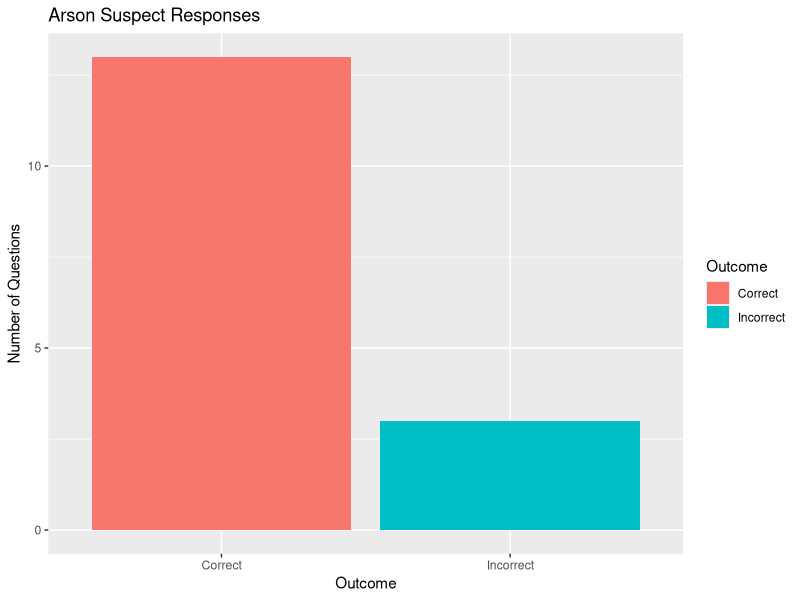

Generate this figure with R:
## ---- chunk 1
#| label: setup
#| include: false
library(tidyverse)
## ---- chunk 2
#| label: read-data

arson_data <- read_csv("data/arson.csv")
## ---- chunk 3
#| label: preview-arson-data

# To run the code, hit the green "play" button in the top right of this code chunk.
# You should type code for question 5 below this line.

## ---- chunk 4
#| label: arson-plot
#| echo: false 
# Hit the green "play" button to run the code in the top right.

ggplot(data = arson_data,
       aes(x = Outcome,
           fill = Outcome)
       ) + 
  geom_bar(stat = "count") +
  labs(title = "Arson Suspect Responses",
       x = "Outcome",
       y = "Number of Questions"
       )
## ---- chunk 5
# Write your code to read in the data set below this line.


# Write code to preview the data set below this line.


